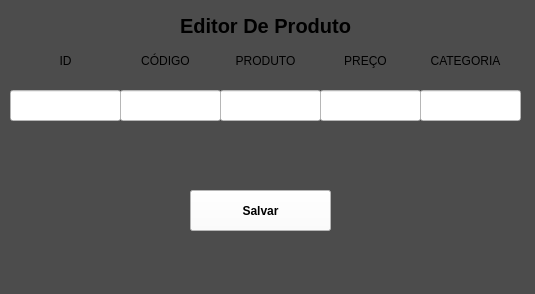
<?xml version="1.0" encoding="UTF-8"?>
<ui version="4.0">
 <class>MainWindow</class>
 <widget class="QMainWindow" name="MainWindow">
  <property name="geometry">
   <rect>
    <x>0</x>
    <y>0</y>
    <width>535</width>
    <height>294</height>
   </rect>
  </property>
  <property name="windowTitle">
   <string>MainWindow</string>
  </property>
  <property name="styleSheet">
   <string notr="true">background-color: rgb(76, 76, 76);</string>
  </property>
  <widget class="QWidget" name="centralwidget">
   <widget class="QLabel" name="label">
    <property name="geometry">
     <rect>
      <x>0</x>
      <y>10</y>
      <width>531</width>
      <height>31</height>
     </rect>
    </property>
    <property name="font">
     <font>
      <pointsize>15</pointsize>
      <weight>75</weight>
      <bold>true</bold>
     </font>
    </property>
    <property name="text">
     <string>Editor De Produto</string>
    </property>
    <property name="alignment">
     <set>Qt::AlignCenter</set>
    </property>
   </widget>
   <widget class="QPushButton" name="pushButton_7">
    <property name="geometry">
     <rect>
      <x>190</x>
      <y>190</y>
      <width>141</width>
      <height>41</height>
     </rect>
    </property>
    <property name="font">
     <font>
      <weight>75</weight>
      <bold>true</bold>
     </font>
    </property>
    <property name="styleSheet">
     <string notr="true">background-color: rgb(255, 255, 255);</string>
    </property>
    <property name="text">
     <string>Salvar</string>
    </property>
   </widget>
   <widget class="QLabel" name="label_2">
    <property name="geometry">
     <rect>
      <x>30</x>
      <y>50</y>
      <width>71</width>
      <height>21</height>
     </rect>
    </property>
    <property name="text">
     <string>ID</string>
    </property>
    <property name="alignment">
     <set>Qt::AlignCenter</set>
    </property>
   </widget>
   <widget class="QLabel" name="label_3">
    <property name="geometry">
     <rect>
      <x>130</x>
      <y>50</y>
      <width>71</width>
      <height>21</height>
     </rect>
    </property>
    <property name="text">
     <string>CÓDIGO</string>
    </property>
    <property name="alignment">
     <set>Qt::AlignCenter</set>
    </property>
   </widget>
   <widget class="QLabel" name="label_4">
    <property name="geometry">
     <rect>
      <x>230</x>
      <y>50</y>
      <width>71</width>
      <height>21</height>
     </rect>
    </property>
    <property name="text">
     <string>PRODUTO</string>
    </property>
    <property name="alignment">
     <set>Qt::AlignCenter</set>
    </property>
   </widget>
   <widget class="QLabel" name="label_5">
    <property name="geometry">
     <rect>
      <x>330</x>
      <y>50</y>
      <width>71</width>
      <height>21</height>
     </rect>
    </property>
    <property name="text">
     <string>PREÇO</string>
    </property>
    <property name="alignment">
     <set>Qt::AlignCenter</set>
    </property>
   </widget>
   <widget class="QLabel" name="label_6">
    <property name="geometry">
     <rect>
      <x>430</x>
      <y>50</y>
      <width>71</width>
      <height>21</height>
     </rect>
    </property>
    <property name="text">
     <string>CATEGORIA</string>
    </property>
    <property name="alignment">
     <set>Qt::AlignCenter</set>
    </property>
   </widget>
   <widget class="QLineEdit" name="lineEdit">
    <property name="geometry">
     <rect>
      <x>10</x>
      <y>90</y>
      <width>111</width>
      <height>31</height>
     </rect>
    </property>
    <property name="styleSheet">
     <string notr="true">background-color: rgb(255, 255, 255);</string>
    </property>
   </widget>
   <widget class="QLineEdit" name="lineEdit_2">
    <property name="geometry">
     <rect>
      <x>120</x>
      <y>90</y>
      <width>101</width>
      <height>31</height>
     </rect>
    </property>
    <property name="styleSheet">
     <string notr="true">background-color: rgb(255, 255, 255);</string>
    </property>
   </widget>
   <widget class="QLineEdit" name="lineEdit_3">
    <property name="geometry">
     <rect>
      <x>220</x>
      <y>90</y>
      <width>101</width>
      <height>31</height>
     </rect>
    </property>
    <property name="styleSheet">
     <string notr="true">background-color: rgb(255, 255, 255);</string>
    </property>
   </widget>
   <widget class="QLineEdit" name="lineEdit_4">
    <property name="geometry">
     <rect>
      <x>320</x>
      <y>90</y>
      <width>101</width>
      <height>31</height>
     </rect>
    </property>
    <property name="styleSheet">
     <string notr="true">background-color: rgb(255, 255, 255);</string>
    </property>
   </widget>
   <widget class="QLineEdit" name="lineEdit_5">
    <property name="geometry">
     <rect>
      <x>420</x>
      <y>90</y>
      <width>101</width>
      <height>31</height>
     </rect>
    </property>
    <property name="styleSheet">
     <string notr="true">background-color: rgb(255, 255, 255);</string>
    </property>
   </widget>
  </widget>
  <widget class="QMenuBar" name="menubar">
   <property name="geometry">
    <rect>
     <x>0</x>
     <y>0</y>
     <width>535</width>
     <height>21</height>
    </rect>
   </property>
  </widget>
  <widget class="QStatusBar" name="statusbar"/>
 </widget>
 <resources/>
 <connections/>
</ui>
